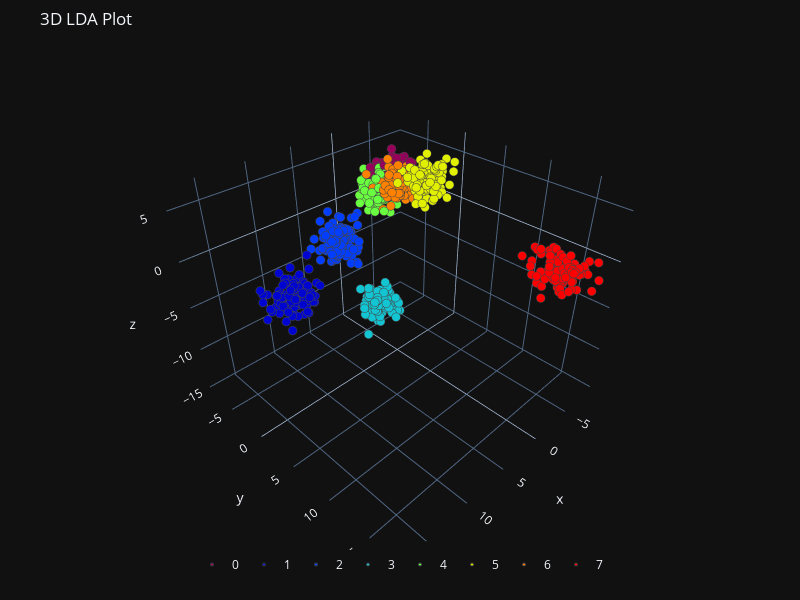

The cell this chart's notebook holds for it:
### Markdown cell above
### Linear Discriminant Analysis (LDA)

LDA is supervised dimensionality reduction algorithm and it is a generalization of Fisher’s linear discriminant, aims to find linear subspace that characterize the original data space. Since it is supervised, it is a powerful paradigm
in representation learning.

### Code cell
from sklearn.discriminant_analysis import LinearDiscriminantAnalysis as LDA

X_LDA = LDA(n_components=3).fit_transform(x,y)

plot_3d(X_LDA[:, 0],
        X_LDA[:, 1],
        X_LDA[:, 2],
        path = os.path.join(explanatory_fMRI_dir, 'lda_3d.png'),
        y = categories[subject_id],
        title="3D LDA Plot")
